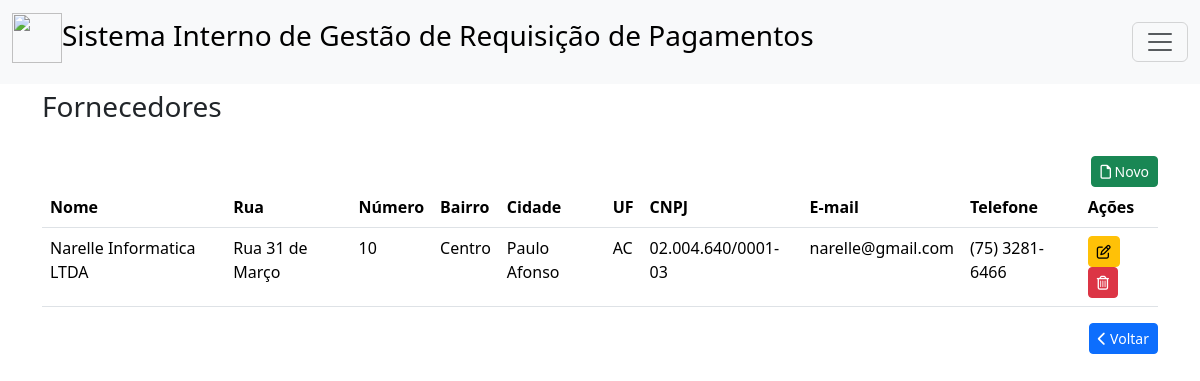
Screenshot of /fornecedor.php with the database file from the repository.
### tables this page shows
CREATE TABLE IF NOT EXISTS `fornecedor` (
  `idFornecedor` int NOT NULL AUTO_INCREMENT,
  `nome` varchar(254) NOT NULL,
  `rua` varchar(45) DEFAULT NULL,
  `numero` varchar(10) DEFAULT NULL,
  `bairro` varchar(45) DEFAULT NULL,
  `cidade` varchar(45) DEFAULT NULL,
  `uf` varchar(2) DEFAULT NULL,
  `cnpj` varchar(45) DEFAULT NULL,
  `email` varchar(45) DEFAULT NULL,
  `telefone` varchar(15) DEFAULT NULL,
  PRIMARY KEY (`idFornecedor`),
  UNIQUE KEY `CNPJ_UNIQUE` (`cnpj`)
);

### fornecedor.php (the view, shortened to what this page needs)
<!DOCTYPE html>
<html>
    <head>
        <link href="https://cdn.jsdelivr.net/npm/bootstrap@5.3.3/dist/css/bootstrap.min.css" rel="stylesheet">
    </head>
    <body>
    <nav class="navbar bg-body-tertiary fixed-top">
    <div class="container-fluid">
    <a class="navbar-brand" href="#"><h3><img src="img/logo2.png" width="50px" height="50px">Sistema Interno de Gestão de Requisição de Pagamentos</h3></a>
    <button class="navbar-toggler" type="button" data-bs-toggle="offcanvas" data-bs-target="#offcanvasNavbar" aria-controls="offcanvasNavbar" aria-label="Toggle navigation">
        <span class="navbar-toggler-icon"></span>
    </button>
    </div>
    </nav>
    <div class="container" style="margin-top: 90px; width: 1300px;">
        <h3>Fornecedores</h3>
        <br>
        <div style="text-align: right;">
            <a class="btn btn-sm btn-success" href="adicionar_fornecedor.php" role="button"><i class="fa-regular fa-file"></i>&nbsp;Novo</a>
        </div>
        <table class="table table-hover">
            <thead>
                <tr>
                <th scope="col">Nome</th>
                <th scope="col">Rua</th>
                <th scope="col">Número</th>
                <th scope="col">Bairro</th>
                <th scope="col">Cidade</th>
                <th scope="col">UF</th>
                <th scope="col">CNPJ</th>
                <th scope="col">E-mail</th>
                <th scope="col">Telefone</th>
                <th scope="col">Ações</th>
                </tr>
            </thead>
            <tbody>
                    <?php
                        include 'conexao.php';
                        $sql = "SELECT  *  FROM fornecedor ORDER BY nome";
                        $buscar = mysqli_query($conexao, $sql);
                        while ($array = mysqli_fetch_array($buscar)) {
                            $idFornecedor = $array['idFornecedor'];
                            $nome = $array['nome'];
                            $rua = $array['rua'];
                            $numero = $array['numero'];
                            $bairro = $array['bairro'];
                            $cidade = $array['cidade'];
                            $uf = $array['uf'];
                            $cnpj = $array['cnpj'];
                            $email = $array['email'];
                            $telefone = $array['telefone'];
                    ?>
                <tr>
                    <td><?php echo $nome ?></td>
                    <td><?php echo $rua ?></td>
                    <td><?php echo $numero ?></td>
                    <td><?php echo $bairro ?></td>
                    <td><?php echo $cidade ?></td>
                    <td><?php echo $uf ?></td>
                    <td><?php echo $cnpj ?></td>
                    <td><?php echo $email ?></td>
                    <td><?php echo $telefone ?></td>
                    <td><a class="btn btn-warning btn-sm" href="editar_fornecedor.php?id=<?php echo $idFornecedor ?>" role="button" data-toggle="tooltip" data-placement="top" title="Editar"><i class="fa-regular fa-pen-to-square"></i></a>
                        <a class="btn btn-danger btn-sm" href="deletar_fornecedor.php?id=<?php echo $idFornecedor ?>" role="button" data-toggle="tooltip" data-placement="top" title="Apagar"><i class="fa-regular fa-trash-can"></i></a></td>
            <?php } ?>
                </tr>
            </tbody>
            </table>
        <div style="text-align: right;">
            <a href="menu.php" role="button" class="btn btn-sm btn-primary"><i class="fa-solid fa-chevron-left"></i>&nbsp;Voltar</a>
        </div>
    </div>
    </body>
</html>

### rows the page displays
fornecedor: nome "Narelle Informatica LTDA", rua "Rua 31 de Março", numero "10", bairro "Centro", cidade "Paulo Afonso", uf "AC", cnpj "02.004.640/0001-03", email "narelle@gmail.com", telefone "(75) 3281-6466"
